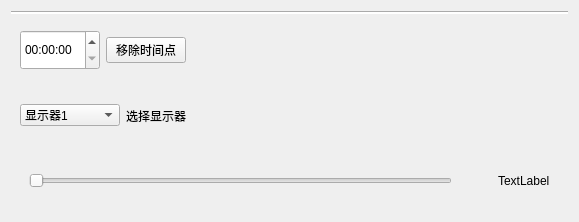
<?xml version="1.0" encoding="UTF-8"?>
<ui version="4.0">
 <class>TimePoint</class>
 <widget class="QWidget" name="TimePoint">
  <property name="geometry">
   <rect>
    <x>0</x>
    <y>0</y>
    <width>579</width>
    <height>222</height>
   </rect>
  </property>
  <property name="windowTitle">
   <string>Form</string>
  </property>
  <layout class="QVBoxLayout" name="verticalLayout">
   <item>
    <widget class="Line" name="line">
     <property name="styleSheet">
      <string notr="true">background-color: rgb(255, 255, 255);</string>
     </property>
     <property name="orientation">
      <enum>Qt::Horizontal</enum>
     </property>
    </widget>
   </item>
   <item>
    <widget class="QWidget" name="widget" native="true">
     <layout class="QHBoxLayout" name="horizontalLayout_2">
      <item>
       <widget class="QTimeEdit" name="timeEdit">
        <property name="minimumSize">
         <size>
          <width>80</width>
          <height>40</height>
         </size>
        </property>
       </widget>
      </item>
      <item>
       <widget class="QPushButton" name="pushButton_2">
        <property name="text">
         <string>移除时间点</string>
        </property>
       </widget>
      </item>
      <item>
       <spacer name="horizontalSpacer">
        <property name="orientation">
         <enum>Qt::Horizontal</enum>
        </property>
        <property name="sizeHint" stdset="0">
         <size>
          <width>40</width>
          <height>20</height>
         </size>
        </property>
       </spacer>
      </item>
     </layout>
    </widget>
   </item>
   <item>
    <widget class="QWidget" name="widget_5" native="true">
     <layout class="QHBoxLayout" name="horizontalLayout_6">
      <item>
       <widget class="QComboBox" name="comboBox">
        <property name="minimumSize">
         <size>
          <width>100</width>
          <height>0</height>
         </size>
        </property>
        <item>
         <property name="text">
          <string>显示器1</string>
         </property>
        </item>
        <item>
         <property name="text">
          <string>显示器2</string>
         </property>
        </item>
       </widget>
      </item>
      <item>
       <widget class="QLabel" name="label">
        <property name="text">
         <string>选择显示器</string>
        </property>
       </widget>
      </item>
      <item>
       <spacer name="horizontalSpacer_3">
        <property name="orientation">
         <enum>Qt::Horizontal</enum>
        </property>
        <property name="sizeHint" stdset="0">
         <size>
          <width>40</width>
          <height>20</height>
         </size>
        </property>
       </spacer>
      </item>
     </layout>
    </widget>
   </item>
   <item>
    <widget class="QWidget" name="widget_3" native="true">
     <layout class="QHBoxLayout" name="horizontalLayout_9">
      <item>
       <widget class="QWidget" name="widget_4" native="true">
        <layout class="QHBoxLayout" name="horizontalLayout_5">
         <item>
          <widget class="QSlider" name="horizontalSlider">
           <property name="orientation">
            <enum>Qt::Horizontal</enum>
           </property>
          </widget>
         </item>
         <item>
          <spacer name="horizontalSpacer_4">
           <property name="orientation">
            <enum>Qt::Horizontal</enum>
           </property>
           <property name="sizeType">
            <enum>QSizePolicy::Fixed</enum>
           </property>
           <property name="sizeHint" stdset="0">
            <size>
             <width>40</width>
             <height>20</height>
            </size>
           </property>
          </spacer>
         </item>
         <item>
          <widget class="QLabel" name="label_2">
           <property name="text">
            <string>TextLabel</string>
           </property>
          </widget>
         </item>
        </layout>
       </widget>
      </item>
     </layout>
    </widget>
   </item>
  </layout>
 </widget>
 <resources/>
 <connections/>
</ui>
